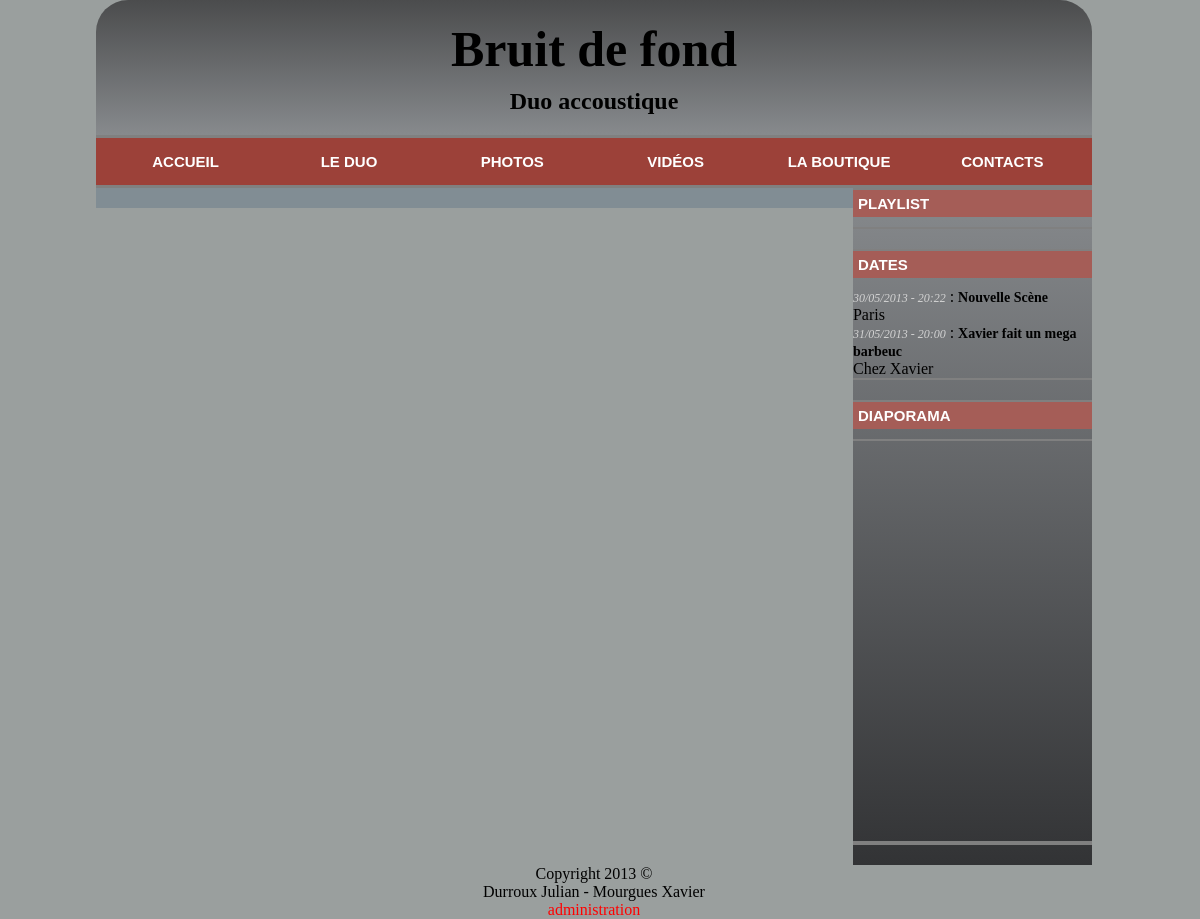
Screenshot of /?p=boutique with the database file from the repository.
### tables this page shows
CREATE TABLE IF NOT EXISTS `dates` (
  `id` int(11) NOT NULL AUTO_INCREMENT,
  `day` datetime NOT NULL,
  `title` varchar(200) NOT NULL,
  `place` varchar(200) NOT NULL,
  PRIMARY KEY (`id`)
);

### www/database.php (called while the page is built, shortened)
<?php
function getFuturesDates(){
	$query = "SELECT * FROM dates WHERE day >= CURRENT_TIMESTAMP ORDER BY day";
	return mysqli_query($GLOBALS['db'], $query);
}
?>

### www/config.php (called while the page is built, shortened)
<?php
$FORMAT_DATE = "d/m/Y - H:i";
?>

### www/aside.php (the view, shortened to what this page needs)
<aside><div>
		<h1>Playlist</h1>
	</div>
	<div>
		<h1>Dates</h1>
		<?php $dates = getFuturesDates();
			while(($date = mysqli_fetch_object($dates)) != NULL){
				?><datetime><?php echo date_format(date_create($date->day), $FORMAT_DATE); ?></datetime> : <h2><?php echo $date->title; ?></h2><br />
				<?php echo $date->place; ?><br />
				<?php
			}
		?>
	</div>
	<div>
		<h1>Diaporama</h1>
		<div class="slideshow"><?php
			?></div>
	</div>
</aside>

### www/style.css (style rules this page uses)
body { padding-left: 8%; padding-right: 8%; margin:0; width: 83%; background-color:#9A9F9E; font: arial; }
aside { background: -webkit-gradient(linear, left top, left bottom, color-stop(0%,rgb(135, 138, 141)), color-stop(100%,rgb(50, 51, 53))); float: right; width: 24%; margin: 0; }
aside div { width: 100%; margin-bottom: 20px; padding-top: 0; border-bottom: 2px solid grey; border-top: 2px solid grey; }
aside div h1 { padding: 5px 5px 5px 5px; margin: 0 0 10px 0; background: rgb(165, 93, 87); text-transform: uppercase; color: white; font: bold 15px arial; }
aside div datetime { font-size: 12px; font-style: italic; color: lightgrey; }
aside div h2 { font-size: 14px; font-style: bold; display: inline; }
aside .slideshow { position: relative; width: 100%; height: 400px; margin: 0; padding: 0; }

### rows the page displays
dates: day "30/05/2013 - 20:22", title "Nouvelle Scène", place "Paris"
dates: day "31/05/2013 - 20:00", title "Xavier fait un mega barbeuc", place "Chez Xavier"
